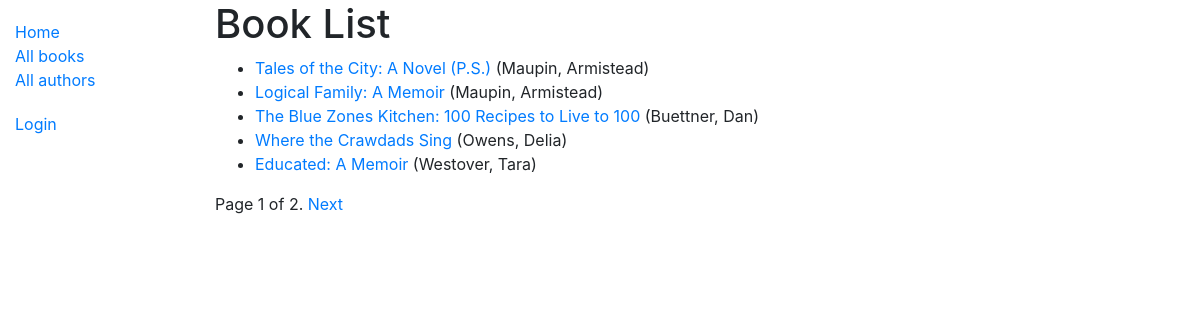
/catalog/books/, run on the app's committed database.
### catalog/models.py (models this page shows, shortened)
class Book(models.Model):
    title = models.CharField('书名', max_length=200)
    author = models.ForeignKey(Author, verbose_name='作者',
                               on_delete=models.SET_NULL, null=True)
    summary = models.TextField('摘要', max_length=1000,
                               help_text='Enter a brief description of the book')
    isbn = models.CharField('ISBN', max_length=13,
                            help_text='13 Character <a href="https://www.isbn-international.org/content/what-isbn">ISBN number</a>')
    genre = models.ManyToManyField(Genre, verbose_name='分类',
                                   help_text='Select a genre for this book')
    language = models.ForeignKey(Language, verbose_name='语言', on_delete=models.SET_NULL, null=True)
    class Meta:
        verbose_name = '书籍'
        verbose_name_plural = verbose_name
    def display_genre(self):
        return ', '.join(genre.name for genre in self.genre.all()[:3])
    display_genre.short_description = '所有分类'

class Author(models.Model):
    first_name = models.CharField('名', max_length=100)
    last_name = models.CharField('姓', max_length=100)
    date_of_birth = models.DateField('出生日期', null=True, blank=True)
    date_of_death = models.DateField('死亡日期', null=True, blank=True)
    class Meta:
        ordering = ['last_name', 'first_name']
        verbose_name = '作者'
        verbose_name_plural = verbose_name
    def __str__(self):
        return "%s, %s" % (self.last_name, self.first_name)

### catalog/views.py (the view)
# urls.py: path('books/', views.BookListView.as_view(), name='books'),
class BookListView(generic.ListView):
    model = Book
    paginate_by = 5

### catalog/templates/catalog/book_list.html (shortened to what this page needs)
{% extends "base_generic.html" %}
{% block content %}
  <h1>Book List</h1>
  {% if book_list %}
  <ul>
    {% for book in book_list %}
      <li>
        <a href="{% url 'catalog:book-detail' book.pk %}">{{ book.title }}</a> ({{book.author}})
      </li>
    {% endfor %}
  </ul>
  {% else %}
    <p>There are no books in the library.</p>
  {% endif %}
{% endblock %}

### data on the page
Book: title "Tales of the City: A Novel (P.S.)", author "Maupin, Armistead"
Book: title "Logical Family: A Memoir", author "Maupin, Armistead"
Book: title "The Blue Zones Kitchen: 100 Recipes to Live to 100", author "Buettner, Dan"
Book: title "Where the Crawdads Sing", author "Owens, Delia"
Book: title "Educated: A Memoir", author "Westover, Tara"

### other printed values
{{ page_obj.number }} "1"
{{ page_obj.paginator.num_pages }} "2"
